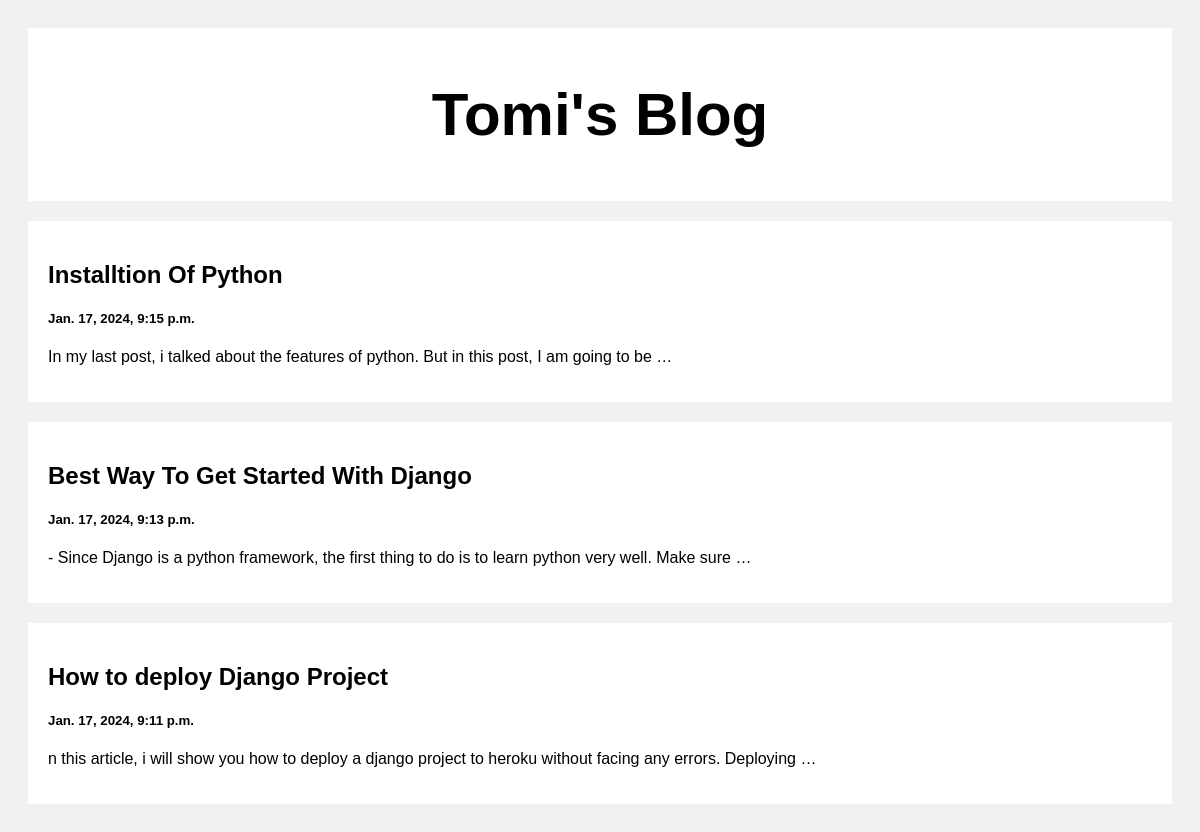
The page / on the database its author committed.
### posts/models.py (models this page shows)
class Posts(models.Model):
    title = models.CharField(max_length=100)
    body = models.CharField(max_length=1000000)
    created_at = models.DateTimeField(default=datetime.now, blank=True)

### posts/views.py (the view)
# urls.py: path('', views.index, name="index"),
def index(request):
    posts = Posts.objects.all() #access all objects from models.py created through the database
    return render(request, 'index.html', {'posts': posts}) #create 'key': value pair

### templates/index.html (shortened to what this page needs)
<!DOCTYPE html>
<html>
<head>
</head>
<body>
<div class="header">
  <h2>Tomi's Blog</h2>
</div>
<div class="row">
  <div class="leftcolumn">
    {% for post in posts reversed %}
    <div class="card">
      <a style="text-decoration: none; color: black;" href="/post/{{post.id}}">
        <h2>{{post.title}}</h2>
        <h5>{{post.created_at}}</h5>
        <p>{{post.body|truncatewords:20}}</p>
      </a>
    </div>
    {% endfor %}
  </div>
</div>
</body>
</html>

### templates/index.html (style rules this page uses)
* { box-sizing: border-box; }
body { font-family: Arial; padding: 20px; background: #f1f1f1; }
.header { padding: 2px; font-size: 40px; text-align: center; background: white; }
.leftcolumn { float: left; width: 100%; }
.card { background-color: white; padding: 20px; margin-top: 20px; }
.row:after { content: ""; display: table; clear: both; }

### rows shown on the page
Posts: title "Installtion Of Python", created_at "Jan. 17, 2024, 9:15 p.m.", body "In my last post, i talked about the features of python. But in this post, I am going to be …"
Posts: title "Best Way To Get Started With Django", created_at "Jan. 17, 2024, 9:13 p.m.", body "- Since Django is a python framework, the first thing to do is to learn python very well. Make sure …"
Posts: title "How to deploy Django Project", created_at "Jan. 17, 2024, 9:11 p.m.", body "n this article, i will show you how to deploy a django project to heroku without facing any errors. Deploying …"
